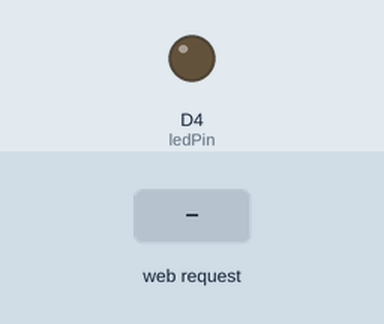
Simulated run of this sketch. Board: ESP8266 (NodeMCU). Parts: output pins drawn as LEDs (lit = HIGH). The test bench sets the inputs (shaded band). WiFi joins after 1.5 s; servers stay silent unless stated; what the sketch prints to the serial monitor is not drawn.

Above: at 2.7 s.
2.8 s: HTTP request GET /trigger received
At 4.1 s:
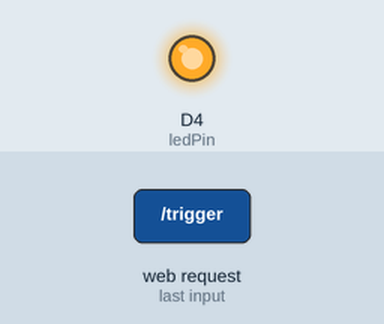
Timing chart, 0 to 5.8 s (numbered marks = the images above; inputs shaded):
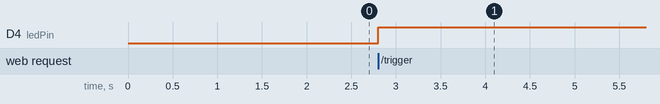

The sketch:

HelloServer.ino
```cpp
/*
    Name:       ESP HTTP Endpoint.ino
    Created:  4/8/2019 2:46:23 PM
    Author:     HPELITEONE\ksaye
*/

#include <ESP8266WebServer.h>
#include <WiFiUdp.h>
#include <WiFiServer.h>
#include <WiFiClientSecure.h>
#include <WiFiClient.h>
#include <ESP8266WiFiType.h>
#include <ESP8266WiFiSTA.h>
#include <ESP8266WiFiScan.h>
#include <ESP8266WiFiMulti.h>
#include <ESP8266WiFiGeneric.h>
#include <ESP8266WiFiAP.h>
#include <ESP8266WiFi.h>

#include "DHT.h"

#define DHTPIN D1     // what digital pin we're connected to

// Uncomment whatever type you're using!
//#define DHTTYPE DHT11   // DHT 11
#define DHTTYPE DHT22   // DHT 22  (AM2302), AM2321
//#define DHTTYPE DHT21   // DHT 21 (AM2301)

// Connect pin 1 (on the left) of the sensor to +5V
// NOTE: If using a board with 3.3V logic like an Arduino Due connect pin 1
// to 3.3V instead of 5V!
// Connect pin 2 of the sensor to whatever your DHTPIN is
// Connect pin 4 (on the right) of the sensor to GROUND
// Connect a 10K resistor from pin 2 (data) to pin 1 (power) of the sensor

// Initialize DHT sensor.
// Note that older versions of this library took an optional third parameter to
// tweak the timings for faster processors.  This parameter is no longer needed
// as the current DHT reading algorithm adjusts itself to work on faster procs.

DHT dht(DHTPIN, DHTTYPE);
ESP8266WebServer server(80);

String deviceName = "simpleweb";
String ssid = "msft";
String pass = "123Microsoft";
const int ledPin =  LED_BUILTIN;// the number of the LED pin
int ledState = LOW;
int counter = 0;

void lightChange() {
    if (ledState == LOW) {
      ledState = HIGH;
    } else {
      ledState = LOW;
    }

    // set the LED with the ledState of the variable:
    digitalWrite(ledPin, ledState);
    server.send(200, "text/plain", "Success changing the light!");
}

void handleRoot() {
  /*
  const char* www_username = "admin";
  const char* www_password = "esp8266";
  if (!server.authenticate(www_username, www_password))
    return server.requestAuthentication();
  */

  counter += 1;
  String  myresponse = "junk";
      myresponse += ":";
      //myresponse += String(counter);
      myresponse += dht.readTemperature(true);
      myresponse += ":";
      myresponse += "andmorejunk";
  server.send(200, "text/plain", myresponse);
}

void setup()
{
  Serial.begin(9600);
//  Serial.setDebugOutput(true);
  pinMode(ledPin, OUTPUT);
  WiFi.stopSmartConfig();
  WiFi.enableAP(false);
  WiFi.hostname(deviceName);
  WiFi.begin(ssid.c_str(), pass.c_str());
  Serial.print("Waiting for Wifi connection.");
  while (WiFi.status() != WL_CONNECTED) {
    Serial.print(".");
    delay(500);
  }

  Serial.println("");
  Serial.print("Connected to ");
  Serial.println(ssid);
  Serial.print("IP address: ");
  Serial.println(WiFi.localIP());

  server.on("/", handleRoot);
  server.on("/trigger", lightChange);
  server.begin();
  dht.begin();
}

void loop()
{
  server.handleClient();
}
```

Measured:
- after the input at 2.8 s, D4 (ledPin): LOW → HIGH at once
